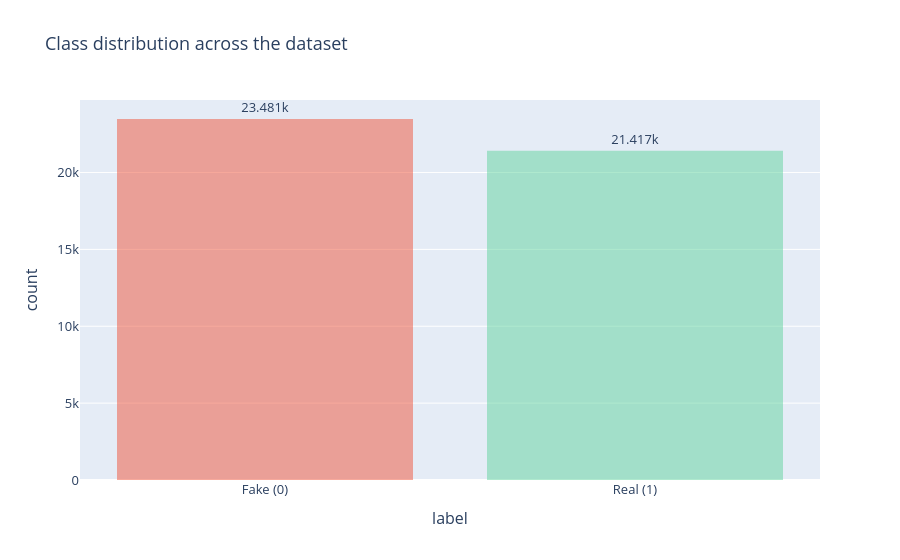

The notebook cell this image was saved under:
### Code cell
fig = news_df.plot.hist(
    x='label',
    color='label',
    title='Class distribution across the dataset',
    labels={'label': 'Class', 'count': 'Samples'},
    color_discrete_map={0: '#EF553B', 1: "#60D39D"},
    text_auto=True,
    barmode='overlay'
)
fig.update_layout(
    bargap=0.2,
    font=dict(size=13),
    title_font_size=18,
    showlegend=False,
    xaxis=dict(
        tickmode='array',
        tickvals=[0, 1],
        ticktext=['Fake (0)', 'Real (1)']
    )
)

fig.update_traces(textposition='outside')
fig.show()

### Figure 1 — Plotly figure (JSON) as saved in the notebook; plotly's stock layout.template omitted (floating-point values rounded to 4 significant figures; data arrays with more than 128 entries replaced by an {"elided": "..."} marker saying what was removed)
{"data": [{"bingroup": "x", "hovertemplate": "label=%{x}<br>count=%{y}<extra></extra>", "legendgroup": "1", "marker": {"color": "#60D39D", "opacity": 0.5, "pattern": {"shape": ""}}, "name": "1", "orientation": "v", "showlegend": true, "textposition": "outside", "texttemplate": "%{value}", "type": "histogram", "x": {"elided": "21417 int values"}, "xaxis": "x", "yaxis": "y"}, {"bingroup": "x", "hovertemplate": "label=%{x}<br>count=%{y}<extra></extra>", "legendgroup": "0", "marker": {"color": "#EF553B", "opacity": 0.5, "pattern": {"shape": ""}}, "name": "0", "orientation": "v", "showlegend": true, "textposition": "outside", "texttemplate": "%{value}", "type": "histogram", "x": {"elided": "23481 int values"}, "xaxis": "x", "yaxis": "y"}], "layout": {"bargap": 0.2, "barmode": "overlay", "font": {"size": 13}, "legend": {"title": {"text": "label"}, "tracegroupgap": 0}, "showlegend": false, "title": {"font": {"size": 18}, "text": "Class distribution across the dataset"}, "xaxis": {"anchor": "y", "categoryarray": [1, 0], "categoryorder": "array", "domain": [0, 1], "tickmode": "array", "ticktext": ["Fake (0)", "Real (1)"], "tickvals": [0, 1], "title": {"text": "label"}}, "yaxis": {"anchor": "x", "domain": [0, 1], "title": {"text": "count"}}}}
